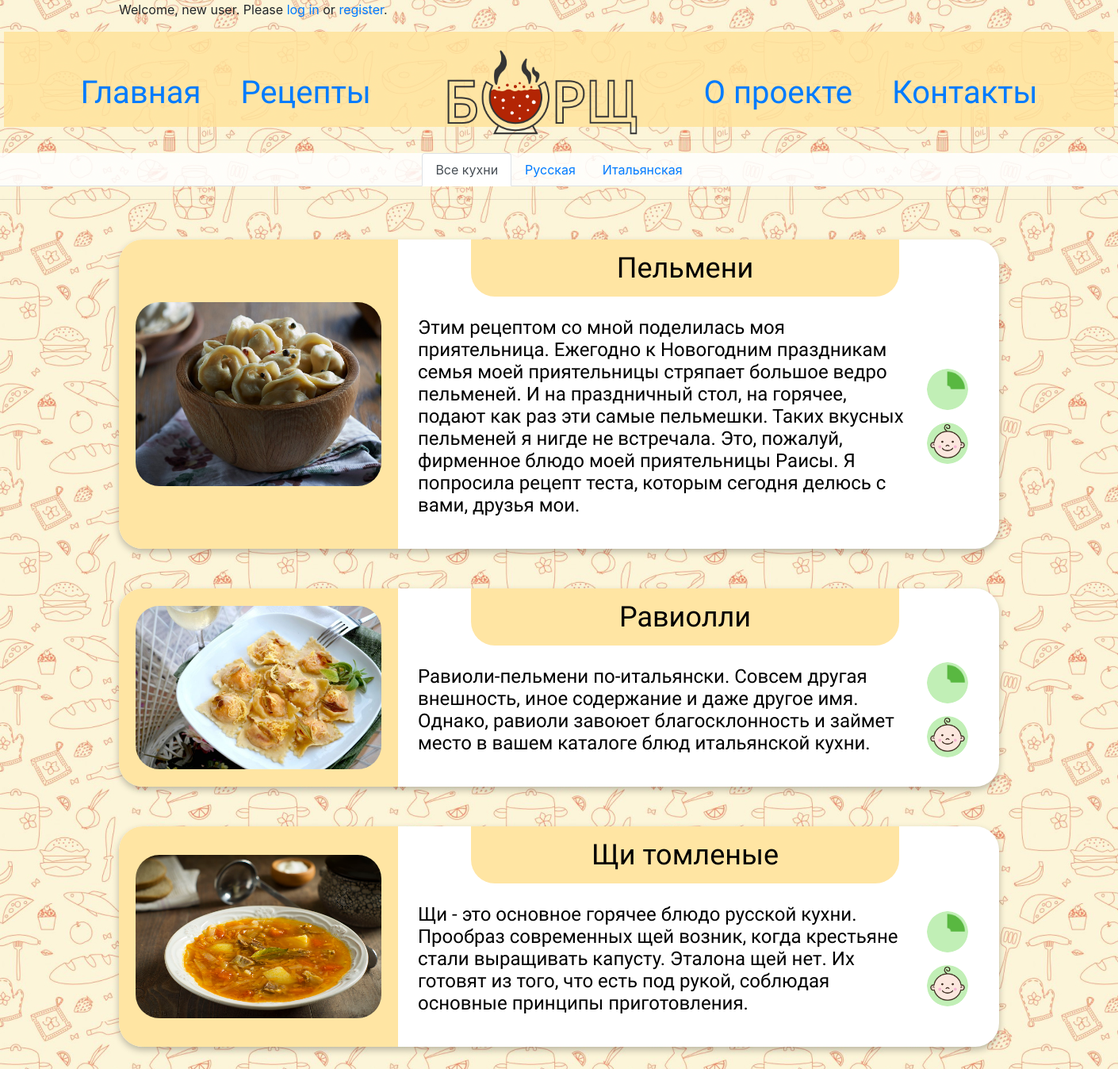
The app's page /recipes/ with its own data.
### mainapp/models.py (models this page shows, shortened)
class Cuisine(models.Model):
    class Meta:
        verbose_name = 'Кухня'
        verbose_name_plural = 'Кухни'
    name = models.CharField(verbose_name='название', max_length=64, unique=True)
    description = models.TextField(verbose_name='описание', blank=True)

class Recipe(models.Model):
    class Meta:
        verbose_name = 'Рецепт'
        verbose_name_plural = 'Рецепты'
    cuisine = models.ForeignKey(Cuisine, on_delete=models.CASCADE)
    name = models.CharField(verbose_name='название рецепта', max_length=255)
    description = models.TextField(verbose_name='описание', blank=True)
    level = models.IntegerField(verbose_name='сложность приготовления', default=1)
    duration = models.IntegerField(verbose_name='время приготовления', default=15)
    image = models.ImageField(upload_to='recipe_photos', blank=True)

### mainapp/views.py (the view)
# urls.py: path('', mainapp.RecipeList.as_view(), name='index'),
class RecipeList(ListView):
    model = Recipe
    context_object_name = 'recipes'
    template_name = 'mainapp/recipes.html'
    def get_context_data(self, **kwargs):
        context = super().get_context_data(**kwargs)
        context['cuisine_list'] = Cuisine.objects.all()
        return context

### mainapp/templatetags/my_tags.py (called while the page is built)
@register.filter(name='media_folder_recipes')
def media_folder_recipes(string):
    if not string:
        string = 'recipe_photos/default.png'
    return f'{settings.MEDIA_URL}{string}'

@register.filter(name='level_pic')
def level_pic(level):
    if level == 2:
        level = 'adult'
    elif level == 3:
        level = 'chief'
    else:
        level = 'child'
    return f'{settings.STATIC_URL}img/level_pic/{level}.png'

@register.filter(name='duration_pic')
def duration_pic(duration):
    if duration <= 15:
        duration = '15'
    elif duration > 15 and duration <=30:
        duration = '30'
    elif duration > 30 and duration <= 60:
        duration = '60'
    else:
        duration = 'gt_60'
    return f'{settings.STATIC_URL}img/duration_pic/{duration}.png'

### mainapp/templates/mainapp/recipes.html (shortened to what this page needs)
{% extends 'mainapp/base.html' %}
{% load my_tags %}
{% block content %}
<div class="container">
    {% for recipe in recipes %}
        {% include 'mainapp/includes/inc_recipe_card.html' %}
    {% endfor %}
</div>
{% endblock %}

### mainapp/templates/mainapp/includes/inc_cuisine_menu.html (shortened to what this page needs)
<div class="cuisine-menu">
<ul class="nav nav-tabs justify-content-center">
  <li class="nav-item">
    <a href="{% url 'recipes:index' %}"
       class="nav-link {% if request.resolver_match.kwargs.cuisine == None %}
                  active
                {% endif %}">
      Все кухни
    </a>
  </li>
  {% for cuisine in cuisine_list %}
    <li class="nav-item">
      <a href="{% url 'recipes:cuisine' cuisine.name %}"
         class="nav-link ">
        {{ cuisine.name }}
      </a>
    </li>
  {% endfor %}
</ul>
</div>
<hr>

### mainapp/templates/mainapp/includes/inc_recipe_card.html (shortened to what this page needs)
{% load my_tags %}
<div class="recipe_card">
    <a href="{% url 'recipes:recipe' recipe.pk %}">
        <table>
            <tr>
                <td rowspan="2" class="recipe_img">
                    <img src="{{ recipe.image|media_folder_recipes }}">
                </td>
                <td class="recipe_spacer"></td>
                <td class="recipe_tittle">{{ recipe.name }} </td>
                <td class="recipe_spacer"></td>
            </tr>
            <tr>
                <td colspan="2" class="recipe_desc">
                    <p>{{ recipe.description }}</p>
                </td>
                <td class="recipe_spacer">
                    <p>
                        <img class="symbol" src="{{ recipe.duration|duration_pic }}" width="52">
                    </p>
                    <p>
                        <img class="symbol" src="{{ recipe.level|level_pic }}" width="52">
                    </p>
                </td>
            </tr>
        </table>
    </a>
</div>

### static/css/styles.css (style rules this page uses)
.cuisine-menu { background-color: rgba(255, 255, 255, 0.85); }
.bg-img { background-image: url( '/static/img/bg_image.jpg' ); background-repeat: repeat; }
.container { margin: 0 auto; }
.recipe_card { margin-top: 50px; margin-bottom: 50px; border-radius: 30px; width: 1110px; }
.recipe_card table { box-shadow: 0px 4px 9px rgba(0, 0, 0, 0.25); border-radius: 30px; font-family: Poiret One; font-style: normal; font-weight: normal; background: white; align-items: center; }
.recipe_card img { width: 310px; border-radius: 30px; margin: 20px; }
.recipe_img { background: #FFE5A3; border-radius: 30px 0px 0px 30px; }
.recipe_tittle { padding: 15px; font-size: 36px; line-height: 42px; display: block; text-align: center; color: #000000; background: #FFE5A3; border-radius: 0px 0px 30px 30px; width: 540px; }
.recipe_desc { padding: 25px; font-size: 24px; line-height: 28px; color: #000000; }
.recipe_spacer { width: 92px; }
.recipe_spacer img { width: 52px; margin: 0 auto; }

### records on screen
Cuisine: name "Русская"
Cuisine: name "Итальянская"
Recipe: image|media_folder_recipes (picture), name "Пельмени", description "Этим рецептом со мной поделилась моя приятельница. Ежегодно к Новогодним праздникам семья моей приятельницы стряпает большое ведро пельменей. И на праздничный стол, на горячее, подают как раз эти самые пельмешки. Таких вкусных пельменей я нигде не встречала. Это, пожалуй, фирменное блюдо моей приятельницы Раисы. Я попросила рецепт теста, которым сегодня делюсь с вами, друзья мои."
Recipe: image|media_folder_recipes (picture), name "Равиолли", description "Равиоли-пельмени по-итальянски. Совсем другая внешность, иное содержание и даже другое имя. Однако, равиоли завоюет благосклонность и займет место в вашем каталоге блюд итальянской кухни."
Recipe: image|media_folder_recipes (picture), name "Щи томленые", description "Щи - это основное горячее блюдо русской кухни. Прообраз современных щей возник, когда крестьяне стали выращивать капусту. Эталона щей нет. Их готовят из того, что есть под рукой, соблюдая основные принципы приготовления."
